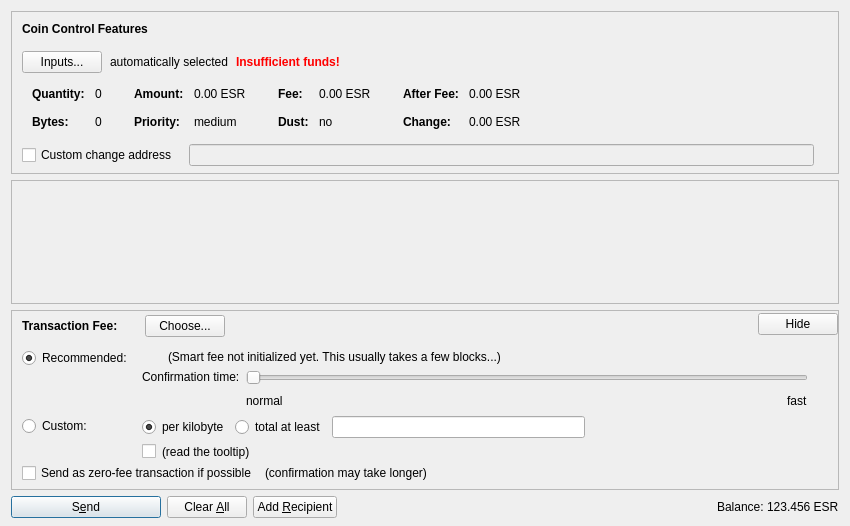
<?xml version="1.0" encoding="UTF-8"?>
<ui version="4.0">
 <class>SendCoinsDialog</class>
 <widget class="QDialog" name="SendCoinsDialog">
  <property name="geometry">
   <rect>
    <x>0</x>
    <y>0</y>
    <width>850</width>
    <height>526</height>
   </rect>
  </property>
  <property name="windowTitle">
   <string>Send Coins</string>
  </property>
  <layout class="QVBoxLayout" name="verticalLayout" stretch="0,1,0,0">
   <property name="bottomMargin">
    <number>8</number>
   </property>
   <item>
    <widget class="QFrame" name="frameCoinControl">
     <property name="sizePolicy">
      <sizepolicy hsizetype="Expanding" vsizetype="Expanding">
       <horstretch>0</horstretch>
       <verstretch>0</verstretch>
      </sizepolicy>
     </property>
     <property name="maximumSize">
      <size>
       <width>16777215</width>
       <height>16777215</height>
      </size>
     </property>
     <property name="frameShape">
      <enum>QFrame::StyledPanel</enum>
     </property>
     <property name="frameShadow">
      <enum>QFrame::Sunken</enum>
     </property>
     <layout class="QVBoxLayout" name="verticalLayoutCoinControl2">
      <property name="spacing">
       <number>0</number>
      </property>
      <property name="leftMargin">
       <number>0</number>
      </property>
      <property name="topMargin">
       <number>0</number>
      </property>
      <property name="rightMargin">
       <number>0</number>
      </property>
      <property name="bottomMargin">
       <number>6</number>
      </property>
      <item>
       <layout class="QVBoxLayout" name="verticalLayoutCoinControl" stretch="0,0,0,0,1">
        <property name="spacing">
         <number>0</number>
        </property>
        <property name="leftMargin">
         <number>10</number>
        </property>
        <property name="topMargin">
         <number>10</number>
        </property>
        <item>
         <layout class="QHBoxLayout" name="horizontalLayoutCoinControl1">
          <property name="bottomMargin">
           <number>15</number>
          </property>
          <item>
           <widget class="QLabel" name="labelCoinControlFeatures">
            <property name="sizePolicy">
             <sizepolicy hsizetype="Preferred" vsizetype="Maximum">
              <horstretch>0</horstretch>
              <verstretch>0</verstretch>
             </sizepolicy>
            </property>
            <property name="font">
             <font>
              <weight>75</weight>
              <bold>true</bold>
             </font>
            </property>
            <property name="styleSheet">
             <string notr="true">font-weight:bold;</string>
            </property>
            <property name="text">
             <string>Coin Control Features</string>
            </property>
           </widget>
          </item>
         </layout>
        </item>
        <item>
         <layout class="QHBoxLayout" name="horizontalLayoutCoinControl2" stretch="0,0,0,0">
          <property name="spacing">
           <number>8</number>
          </property>
          <property name="bottomMargin">
           <number>10</number>
          </property>
          <item>
           <widget class="QPushButton" name="pushButtonCoinControl">
            <property name="styleSheet">
             <string notr="true"/>
            </property>
            <property name="text">
             <string>Inputs...</string>
            </property>
            <property name="autoDefault">
             <bool>false</bool>
            </property>
           </widget>
          </item>
          <item>
           <widget class="QLabel" name="labelCoinControlAutomaticallySelected">
            <property name="text">
             <string>automatically selected</string>
            </property>
            <property name="margin">
             <number>5</number>
            </property>
           </widget>
          </item>
          <item>
           <widget class="QLabel" name="labelCoinControlInsuffFunds">
            <property name="font">
             <font>
              <weight>75</weight>
              <bold>true</bold>
             </font>
            </property>
            <property name="styleSheet">
             <string notr="true">color:red;font-weight:bold;</string>
            </property>
            <property name="text">
             <string>Insufficient funds!</string>
            </property>
            <property name="margin">
             <number>5</number>
            </property>
           </widget>
          </item>
          <item>
           <spacer name="horizontalSpacerCoinControl">
            <property name="orientation">
             <enum>Qt::Horizontal</enum>
            </property>
            <property name="sizeHint" stdset="0">
             <size>
              <width>40</width>
              <height>1</height>
             </size>
            </property>
           </spacer>
          </item>
         </layout>
        </item>
        <item>
         <widget class="QWidget" name="widgetCoinControl" native="true">
          <property name="sizePolicy">
           <sizepolicy hsizetype="Preferred" vsizetype="Preferred">
            <horstretch>0</horstretch>
            <verstretch>0</verstretch>
           </sizepolicy>
          </property>
          <property name="minimumSize">
           <size>
            <width>0</width>
            <height>0</height>
           </size>
          </property>
          <property name="styleSheet">
           <string notr="true"/>
          </property>
          <layout class="QHBoxLayout" name="horizontalLayoutCoinControl5">
           <property name="leftMargin">
            <number>0</number>
           </property>
           <property name="topMargin">
            <number>0</number>
           </property>
           <property name="rightMargin">
            <number>0</number>
           </property>
           <property name="bottomMargin">
            <number>0</number>
           </property>
           <item>
            <layout class="QHBoxLayout" name="horizontalLayoutCoinControl3" stretch="0,0,0,1">
             <property name="spacing">
              <number>20</number>
             </property>
             <property name="topMargin">
              <number>0</number>
             </property>
             <property name="bottomMargin">
              <number>10</number>
             </property>
             <item>
              <layout class="QFormLayout" name="formLayoutCoinControl1">
               <property name="horizontalSpacing">
                <number>10</number>
               </property>
               <property name="verticalSpacing">
                <number>14</number>
               </property>
               <property name="leftMargin">
                <number>10</number>
               </property>
               <property name="topMargin">
                <number>4</number>
               </property>
               <property name="rightMargin">
                <number>6</number>
               </property>
               <item row="0" column="0">
                <widget class="QLabel" name="labelCoinControlQuantityText">
                 <property name="font">
                  <font>
                   <weight>75</weight>
                   <bold>true</bold>
                  </font>
                 </property>
                 <property name="text">
                  <string>Quantity:</string>
                 </property>
                 <property name="margin">
                  <number>0</number>
                 </property>
                </widget>
               </item>
               <item row="0" column="1">
                <widget class="QLabel" name="labelCoinControlQuantity">
                 <property name="cursor">
                  <cursorShape>IBeamCursor</cursorShape>
                 </property>
                 <property name="contextMenuPolicy">
                  <enum>Qt::ActionsContextMenu</enum>
                 </property>
                 <property name="text">
                  <string notr="true">0</string>
                 </property>
                 <property name="margin">
                  <number>0</number>
                 </property>
                 <property name="textInteractionFlags">
                  <set>Qt::LinksAccessibleByMouse|Qt::TextSelectableByKeyboard|Qt::TextSelectableByMouse</set>
                 </property>
                </widget>
               </item>
               <item row="1" column="0">
                <widget class="QLabel" name="labelCoinControlBytesText">
                 <property name="font">
                  <font>
                   <weight>75</weight>
                   <bold>true</bold>
                  </font>
                 </property>
                 <property name="text">
                  <string>Bytes:</string>
                 </property>
                </widget>
               </item>
               <item row="1" column="1">
                <widget class="QLabel" name="labelCoinControlBytes">
                 <property name="cursor">
                  <cursorShape>IBeamCursor</cursorShape>
                 </property>
                 <property name="contextMenuPolicy">
                  <enum>Qt::ActionsContextMenu</enum>
                 </property>
                 <property name="text">
                  <string notr="true">0</string>
                 </property>
                 <property name="textInteractionFlags">
                  <set>Qt::LinksAccessibleByMouse|Qt::TextSelectableByKeyboard|Qt::TextSelectableByMouse</set>
                 </property>
                </widget>
               </item>
              </layout>
             </item>
             <item>
              <layout class="QFormLayout" name="formLayoutCoinControl2">
               <property name="horizontalSpacing">
                <number>10</number>
               </property>
               <property name="verticalSpacing">
                <number>14</number>
               </property>
               <property name="leftMargin">
                <number>6</number>
               </property>
               <property name="topMargin">
                <number>4</number>
               </property>
               <property name="rightMargin">
                <number>6</number>
               </property>
               <item row="0" column="0">
                <widget class="QLabel" name="labelCoinControlAmountText">
                 <property name="font">
                  <font>
                   <weight>75</weight>
                   <bold>true</bold>
                  </font>
                 </property>
                 <property name="text">
                  <string>Amount:</string>
                 </property>
                 <property name="margin">
                  <number>0</number>
                 </property>
                </widget>
               </item>
               <item row="0" column="1">
                <widget class="QLabel" name="labelCoinControlAmount">
                 <property name="cursor">
                  <cursorShape>IBeamCursor</cursorShape>
                 </property>
                 <property name="contextMenuPolicy">
                  <enum>Qt::ActionsContextMenu</enum>
                 </property>
                 <property name="text">
                  <string notr="true">0.00 ESR</string>
                 </property>
                 <property name="textInteractionFlags">
                  <set>Qt::LinksAccessibleByMouse|Qt::TextSelectableByKeyboard|Qt::TextSelectableByMouse</set>
                 </property>
                </widget>
               </item>
               <item row="1" column="0">
                <widget class="QLabel" name="labelCoinControlPriorityText">
                 <property name="font">
                  <font>
                   <weight>75</weight>
                   <bold>true</bold>
                  </font>
                 </property>
                 <property name="text">
                  <string>Priority:</string>
                 </property>
                </widget>
               </item>
               <item row="1" column="1">
                <widget class="QLabel" name="labelCoinControlPriority">
                 <property name="cursor">
                  <cursorShape>IBeamCursor</cursorShape>
                 </property>
                 <property name="contextMenuPolicy">
                  <enum>Qt::ActionsContextMenu</enum>
                 </property>
                 <property name="text">
                  <string notr="true">medium</string>
                 </property>
                 <property name="textInteractionFlags">
                  <set>Qt::LinksAccessibleByMouse|Qt::TextSelectableByKeyboard|Qt::TextSelectableByMouse</set>
                 </property>
                </widget>
               </item>
              </layout>
             </item>
             <item>
              <layout class="QFormLayout" name="formLayoutCoinControl3">
               <property name="horizontalSpacing">
                <number>10</number>
               </property>
               <property name="verticalSpacing">
                <number>14</number>
               </property>
               <property name="leftMargin">
                <number>6</number>
               </property>
               <property name="topMargin">
                <number>4</number>
               </property>
               <property name="rightMargin">
                <number>6</number>
               </property>
               <item row="0" column="0">
                <widget class="QLabel" name="labelCoinControlFeeText">
                 <property name="font">
                  <font>
                   <weight>75</weight>
                   <bold>true</bold>
                  </font>
                 </property>
                 <property name="text">
                  <string>Fee:</string>
                 </property>
                 <property name="margin">
                  <number>0</number>
                 </property>
                </widget>
               </item>
               <item row="0" column="1">
                <widget class="QLabel" name="labelCoinControlFee">
                 <property name="cursor">
                  <cursorShape>IBeamCursor</cursorShape>
                 </property>
                 <property name="contextMenuPolicy">
                  <enum>Qt::ActionsContextMenu</enum>
                 </property>
                 <property name="text">
                  <string notr="true">0.00 ESR</string>
                 </property>
                 <property name="textInteractionFlags">
                  <set>Qt::LinksAccessibleByMouse|Qt::TextSelectableByKeyboard|Qt::TextSelectableByMouse</set>
                 </property>
                </widget>
               </item>
               <item row="1" column="0">
                <widget class="QLabel" name="labelCoinControlLowOutputText">
                 <property name="font">
                  <font>
                   <weight>75</weight>
                   <bold>true</bold>
                  </font>
                 </property>
                 <property name="text">
                  <string>Dust:</string>
                 </property>
                </widget>
               </item>
               <item row="1" column="1">
                <widget class="QLabel" name="labelCoinControlLowOutput">
                 <property name="cursor">
                  <cursorShape>IBeamCursor</cursorShape>
                 </property>
                 <property name="contextMenuPolicy">
                  <enum>Qt::ActionsContextMenu</enum>
                 </property>
                 <property name="text">
                  <string notr="true">no</string>
                 </property>
                 <property name="textInteractionFlags">
                  <set>Qt::LinksAccessibleByMouse|Qt::TextSelectableByKeyboard|Qt::TextSelectableByMouse</set>
                 </property>
                </widget>
               </item>
              </layout>
             </item>
             <item>
              <layout class="QFormLayout" name="formLayoutCoinControl4">
               <property name="horizontalSpacing">
                <number>10</number>
               </property>
               <property name="verticalSpacing">
                <number>14</number>
               </property>
               <property name="leftMargin">
                <number>6</number>
               </property>
               <property name="topMargin">
                <number>4</number>
               </property>
               <property name="rightMargin">
                <number>6</number>
               </property>
               <item row="0" column="0">
                <widget class="QLabel" name="labelCoinControlAfterFeeText">
                 <property name="font">
                  <font>
                   <weight>75</weight>
                   <bold>true</bold>
                  </font>
                 </property>
                 <property name="text">
                  <string>After Fee:</string>
                 </property>
                 <property name="margin">
                  <number>0</number>
                 </property>
                </widget>
               </item>
               <item row="0" column="1">
                <widget class="QLabel" name="labelCoinControlAfterFee">
                 <property name="cursor">
                  <cursorShape>IBeamCursor</cursorShape>
                 </property>
                 <property name="contextMenuPolicy">
                  <enum>Qt::ActionsContextMenu</enum>
                 </property>
                 <property name="text">
                  <string notr="true">0.00 ESR</string>
                 </property>
                 <property name="textInteractionFlags">
                  <set>Qt::LinksAccessibleByMouse|Qt::TextSelectableByKeyboard|Qt::TextSelectableByMouse</set>
                 </property>
                </widget>
               </item>
               <item row="1" column="0">
                <widget class="QLabel" name="labelCoinControlChangeText">
                 <property name="font">
                  <font>
                   <weight>75</weight>
                   <bold>true</bold>
                  </font>
                 </property>
                 <property name="text">
                  <string>Change:</string>
                 </property>
                </widget>
               </item>
               <item row="1" column="1">
                <widget class="QLabel" name="labelCoinControlChange">
                 <property name="cursor">
                  <cursorShape>IBeamCursor</cursorShape>
                 </property>
                 <property name="contextMenuPolicy">
                  <enum>Qt::ActionsContextMenu</enum>
                 </property>
                 <property name="text">
                  <string notr="true">0.00 ESR</string>
                 </property>
                 <property name="textInteractionFlags">
                  <set>Qt::LinksAccessibleByMouse|Qt::TextSelectableByKeyboard|Qt::TextSelectableByMouse</set>
                 </property>
                </widget>
               </item>
              </layout>
             </item>
            </layout>
           </item>
          </layout>
         </widget>
        </item>
        <item>
         <layout class="QHBoxLayout" name="horizontalLayoutCoinControl4" stretch="0,0,0">
          <property name="spacing">
           <number>12</number>
          </property>
          <property name="sizeConstraint">
           <enum>QLayout::SetDefaultConstraint</enum>
          </property>
          <property name="topMargin">
           <number>5</number>
          </property>
          <property name="rightMargin">
           <number>5</number>
          </property>
          <item>
           <widget class="QCheckBox" name="checkBoxCoinControlChange">
            <property name="toolTip">
             <string>If this is activated, but the change address is empty or invalid, change will be sent to a newly generated address.</string>
            </property>
            <property name="text">
             <string>Custom change address</string>
            </property>
           </widget>
          </item>
          <item>
           <widget class="QValidatedLineEdit" name="lineEditCoinControlChange">
            <property name="enabled">
             <bool>false</bool>
            </property>
            <property name="sizePolicy">
             <sizepolicy hsizetype="Expanding" vsizetype="Fixed">
              <horstretch>0</horstretch>
              <verstretch>0</verstretch>
             </sizepolicy>
            </property>
           </widget>
          </item>
          <item>
           <widget class="QLabel" name="labelCoinControlChangeLabel">
            <property name="sizePolicy">
             <sizepolicy hsizetype="Preferred" vsizetype="Expanding">
              <horstretch>0</horstretch>
              <verstretch>0</verstretch>
             </sizepolicy>
            </property>
            <property name="minimumSize">
             <size>
              <width>0</width>
              <height>0</height>
             </size>
            </property>
            <property name="text">
             <string/>
            </property>
            <property name="margin">
             <number>3</number>
            </property>
           </widget>
          </item>
         </layout>
        </item>
        <item>
         <spacer name="verticalSpacerCoinControl">
          <property name="orientation">
           <enum>Qt::Vertical</enum>
          </property>
          <property name="sizeHint" stdset="0">
           <size>
            <width>800</width>
            <height>1</height>
           </size>
          </property>
         </spacer>
        </item>
       </layout>
      </item>
     </layout>
    </widget>
   </item>
   <item>
    <widget class="QScrollArea" name="scrollArea">
     <property name="widgetResizable">
      <bool>true</bool>
     </property>
     <widget class="QWidget" name="scrollAreaWidgetContents">
      <property name="geometry">
       <rect>
        <x>0</x>
        <y>0</y>
        <width>830</width>
        <height>68</height>
       </rect>
      </property>
      <layout class="QVBoxLayout" name="verticalLayout_2" stretch="0,1">
       <property name="leftMargin">
        <number>0</number>
       </property>
       <property name="topMargin">
        <number>0</number>
       </property>
       <property name="rightMargin">
        <number>0</number>
       </property>
       <property name="bottomMargin">
        <number>0</number>
       </property>
       <item>
        <layout class="QVBoxLayout" name="entries">
         <property name="spacing">
          <number>6</number>
         </property>
        </layout>
       </item>
       <item>
        <spacer name="verticalSpacer">
         <property name="orientation">
          <enum>Qt::Vertical</enum>
         </property>
         <property name="sizeHint" stdset="0">
          <size>
           <width>20</width>
           <height>40</height>
          </size>
         </property>
        </spacer>
       </item>
      </layout>
     </widget>
    </widget>
   </item>
   <item>
    <widget class="QFrame" name="frameFee">
     <property name="sizePolicy">
      <sizepolicy hsizetype="Expanding" vsizetype="Expanding">
       <horstretch>0</horstretch>
       <verstretch>0</verstretch>
      </sizepolicy>
     </property>
     <property name="maximumSize">
      <size>
       <width>16777215</width>
       <height>16777215</height>
      </size>
     </property>
     <property name="frameShape">
      <enum>QFrame::StyledPanel</enum>
     </property>
     <property name="frameShadow">
      <enum>QFrame::Sunken</enum>
     </property>
     <layout class="QVBoxLayout" name="verticalLayoutFee1">
      <property name="spacing">
       <number>0</number>
      </property>
      <property name="leftMargin">
       <number>0</number>
      </property>
      <property name="topMargin">
       <number>0</number>
      </property>
      <property name="rightMargin">
       <number>0</number>
      </property>
      <property name="bottomMargin">
       <number>0</number>
      </property>
      <item>
       <layout class="QVBoxLayout" name="verticalLayoutFee2" stretch="0,0,0">
        <property name="spacing">
         <number>0</number>
        </property>
        <property name="leftMargin">
         <number>10</number>
        </property>
        <property name="topMargin">
         <number>0</number>
        </property>
        <item>
         <layout class="QHBoxLayout" name="horizontalLayoutFee1">
          <property name="bottomMargin">
           <number>0</number>
          </property>
          <item>
           <layout class="QVBoxLayout" name="verticalLayoutFee7">
            <property name="spacing">
             <number>0</number>
            </property>
            <item>
             <spacer name="verticalSpacerSmartFee">
              <property name="orientation">
               <enum>Qt::Vertical</enum>
              </property>
              <property name="sizeType">
               <enum>QSizePolicy::Fixed</enum>
              </property>
              <property name="sizeHint" stdset="0">
               <size>
                <width>1</width>
                <height>4</height>
               </size>
              </property>
             </spacer>
            </item>
            <item>
             <layout class="QHBoxLayout" name="horizontalLayoutSmartFee">
              <property name="spacing">
               <number>10</number>
              </property>
              <item>
               <widget class="QLabel" name="labelFeeHeadline">
                <property name="sizePolicy">
                 <sizepolicy hsizetype="Preferred" vsizetype="Maximum">
                  <horstretch>0</horstretch>
                  <verstretch>0</verstretch>
                 </sizepolicy>
                </property>
                <property name="font">
                 <font>
                  <weight>75</weight>
                  <bold>true</bold>
                 </font>
                </property>
                <property name="styleSheet">
                 <string notr="true">font-weight:bold;</string>
                </property>
                <property name="text">
                 <string>Transaction Fee:</string>
                </property>
               </widget>
              </item>
              <item>
               <widget class="QLabel" name="labelFeeMinimized">
                <property name="text">
                 <string/>
                </property>
               </widget>
              </item>
              <item>
               <widget class="QPushButton" name="buttonChooseFee">
                <property name="text">
                 <string>Choose...</string>
                </property>
               </widget>
              </item>
             </layout>
            </item>
            <item>
             <spacer name="verticalSpacer_5">
              <property name="orientation">
               <enum>Qt::Vertical</enum>
              </property>
              <property name="sizeHint" stdset="0">
               <size>
                <width>1</width>
                <height>1</height>
               </size>
              </property>
             </spacer>
            </item>
           </layout>
          </item>
          <item>
           <spacer name="horizontalSpacer_4">
            <property name="orientation">
             <enum>Qt::Horizontal</enum>
            </property>
            <property name="sizeHint" stdset="0">
             <size>
              <width>40</width>
              <height>20</height>
             </size>
            </property>
           </spacer>
          </item>
          <item>
           <widget class="QPushButton" name="buttonMinimizeFee">
            <property name="toolTip">
             <string>collapse fee-settings</string>
            </property>
            <property name="text">
             <string>Hide</string>
            </property>
           </widget>
          </item>
         </layout>
        </item>
        <item>
         <widget class="QFrame" name="frameFeeSelection">
          <layout class="QVBoxLayout" name="verticalLayoutFee12">
           <property name="spacing">
            <number>0</number>
           </property>
           <property name="leftMargin">
            <number>0</number>
           </property>
           <property name="topMargin">
            <number>0</number>
           </property>
           <property name="rightMargin">
            <number>0</number>
           </property>
           <property name="bottomMargin">
            <number>0</number>
           </property>
           <item>
            <layout class="QGridLayout" name="gridLayoutFee">
             <property name="topMargin">
              <number>10</number>
             </property>
             <property name="bottomMargin">
              <number>4</number>
             </property>
             <property name="horizontalSpacing">
              <number>10</number>
             </property>
             <property name="verticalSpacing">
              <number>4</number>
             </property>
             <item row="1" column="1">
              <layout class="QVBoxLayout" name="verticalLayoutFee8">
               <property name="spacing">
                <number>6</number>
               </property>
               <item>
                <layout class="QHBoxLayout" name="horizontalLayoutFee13">
                 <item>
                  <widget class="QRadioButton" name="radioCustomPerKilobyte">
                   <property name="toolTip">
                    <string>If the custom fee is set to 1000 satoshis and the transaction is only 250 bytes, then &quot;per kilobyte&quot; only pays 250 satoshis in fee, while &quot;total at least&quot; pays 1000 satoshis. For transactions bigger than a kilobyte both pay by kilobyte.</string>
                   </property>
                   <property name="text">
                    <string>per kilobyte</string>
                   </property>
                   <property name="checked">
                    <bool>true</bool>
                   </property>
                   <attribute name="buttonGroup">
                    <string notr="true">groupCustomFee</string>
                   </attribute>
                  </widget>
                 </item>
                 <item>
                  <widget class="QRadioButton" name="radioCustomAtLeast">
                   <property name="toolTip">
                    <string>If the custom fee is set to 1000 satoshis and the transaction is only 250 bytes, then &quot;per kilobyte&quot; only pays 250 satoshis in fee, while &quot;total at least&quot; pays 1000 satoshis. For transactions bigger than a kilobyte both pay by kilobyte.</string>
                   </property>
                   <property name="text">
                    <string>total at least</string>
                   </property>
                   <attribute name="buttonGroup">
                    <string notr="true">groupCustomFee</string>
                   </attribute>
                  </widget>
                 </item>
                 <item>
                  <widget class="ElsperoAmountField" name="customFee"/>
                 </item>
                 <item>
                  <spacer name="horizontalSpacer_6">
                   <property name="orientation">
                    <enum>Qt::Horizontal</enum>
                   </property>
                   <property name="sizeHint" stdset="0">
                    <size>
                     <width>1</width>
                     <height>1</height>
                    </size>
                   </property>
                  </spacer>
                 </item>
                </layout>
               </item>
               <item>
                <layout class="QHBoxLayout" name="horizontalLayoutFee8">
                 <item>
                  <widget class="QCheckBox" name="checkBoxMinimumFee">
                   <property name="toolTip">
                    <string>Paying only the minimum fee is just fine as long as there is less transaction volume than space in the blocks. But be aware that this can end up in a never confirming transaction once there is more demand for elspero transactions than the network can process.</string>
                   </property>
                   <property name="text">
                    <string/>
                   </property>
                  </widget>
                 </item>
                 <item>
                  <widget class="QLabel" name="labelMinFeeWarning">
                   <property name="enabled">
                    <bool>true</bool>
                   </property>
                   <property name="toolTip">
                    <string>Paying only the minimum fee is just fine as long as there is less transaction volume than space in the blocks. But be aware that this can end up in a never confirming transaction once there is more demand for elspero transactions than the network can process.</string>
                   </property>
                   <property name="text">
                    <string>(read the tooltip)</string>
                   </property>
                   <property name="margin">
                    <number>5</number>
                   </property>
                  </widget>
                 </item>
                 <item>
                  <spacer name="horizontalSpacer_2">
                   <property name="orientation">
                    <enum>Qt::Horizontal</enum>
                   </property>
                   <property name="sizeHint" stdset="0">
                    <size>
                     <width>1</width>
                     <height>1</height>
                    </size>
                   </property>
                  </spacer>
                 </item>
                </layout>
               </item>
              </layout>
             </item>
             <item row="0" column="0">
              <layout class="QVBoxLayout" name="verticalLayoutFee4" stretch="0,1">
               <item>
                <widget class="QRadioButton" name="radioSmartFee">
                 <property name="text">
                  <string>Recommended:</string>
                 </property>
                 <property name="checked">
                  <bool>true</bool>
                 </property>
                 <attribute name="buttonGroup">
                  <string notr="true">groupFee</string>
                 </attribute>
                </widget>
               </item>
               <item>
                <spacer name="verticalSpacer_2">
                 <property name="orientation">
                  <enum>Qt::Vertical</enum>
                 </property>
                 <property name="sizeHint" stdset="0">
                  <size>
                   <width>1</width>
                   <height>1</height>
                  </size>
                 </property>
                </spacer>
               </item>
              </layout>
             </item>
             <item row="1" column="0">
              <layout class="QVBoxLayout" name="verticalLayoutFee9" stretch="0,1">
               <item>
                <widget class="QRadioButton" name="radioCustomFee">
                 <property name="text">
                  <string>Custom:</string>
                 </property>
                 <attribute name="buttonGroup">
                  <string notr="true">groupFee</string>
                 </attribute>
                </widget>
               </item>
               <item>
                <spacer name="verticalSpacer_6">
                 <property name="orientation">
                  <enum>Qt::Vertical</enum>
                 </property>
                 <property name="sizeHint" stdset="0">
                  <size>
                   <width>1</width>
                   <height>1</height>
                  </size>
                 </property>
                </spacer>
               </item>
              </layout>
             </item>
             <item row="0" column="1">
              <layout class="QVBoxLayout" name="verticalLayoutFee3" stretch="0,0,1">
               <property name="spacing">
                <number>6</number>
               </property>
               <property name="topMargin">
                <number>2</number>
               </property>
               <item>
                <layout class="QHBoxLayout" name="horizontalLayoutFee12">
                 <item>
                  <widget class="QLabel" name="labelSmartFee">
                   <property name="text">
                    <string/>
                   </property>
                   <property name="margin">
                    <number>2</number>
                   </property>
                  </widget>
                 </item>
                 <item>
                  <widget class="QLabel" name="labelFeeEstimation">
                   <property name="text">
                    <string/>
                   </property>
                  </widget>
                 </item>
                 <item>
                  <widget class="QLabel" name="labelSmartFee2">
                   <property name="text">
                    <string>(Smart fee not initialized yet. This usually takes a few blocks...)</string>
                   </property>
                   <property name="margin">
                    <number>2</number>
                   </property>
                  </widget>
                 </item>
                 <item>
                  <spacer name="horizontalSpacer_5">
                   <property name="orientation">
                    <enum>Qt::Horizontal</enum>
                   </property>
                   <property name="sizeHint" stdset="0">
                    <size>
                     <width>1</width>
                     <height>1</height>
                    </size>
                   </property>
                  </spacer>
                 </item>
                </layout>
               </item>
               <item>
                <layout class="QHBoxLayout" name="horizontalLayoutFee9">
                 <item>
                  <layout class="QVBoxLayout" name="verticalLayoutFee6">
                   <item>
                    <widget class="QLabel" name="labelSmartFee3">
                     <property name="text">
                      <string>Confirmation time:</string>
                     </property>
                     <property name="margin">
                      <number>2</number>
                     </property>
                    </widget>
                   </item>
                   <item>
                    <spacer name="verticalSpacer_3">
                     <property name="orientation">
                      <enum>Qt::Vertical</enum>
                     </property>
                     <property name="sizeHint" stdset="0">
                      <size>
                       <width>1</width>
                       <height>1</height>
                      </size>
                     </property>
                    </spacer>
                   </item>
                  </layout>
                 </item>
                 <item>
                  <layout class="QVBoxLayout" name="verticalLayoutFee5">
                   <property name="rightMargin">
                    <number>30</number>
                   </property>
                   <item>
                    <widget class="QSlider" name="sliderSmartFee">
                     <property name="minimum">
                      <number>0</number>
                     </property>
                     <property name="maximum">
                      <number>24</number>
                     </property>
                     <property name="pageStep">
                      <number>1</number>
                     </property>
                     <property name="value">
                      <number>0</number>
                     </property>
                     <property name="orientation">
                      <enum>Qt::Horizontal</enum>
                     </property>
                     <property name="invertedAppearance">
                      <bool>false</bool>
                     </property>
                     <property name="invertedControls">
                      <bool>false</bool>
                     </property>
                     <property name="tickPosition">
                      <enum>QSlider::NoTicks</enum>
                     </property>
                    </widget>
                   </item>
                   <item>
                    <layout class="QHBoxLayout" name="horizontalLayoutFee10">
                     <item>
                      <widget class="QLabel" name="labelSmartFeeNormal">
                       <property name="text">
                        <string>normal</string>
                       </property>
                      </widget>
                     </item>
                     <item>
                      <spacer name="horizontalSpacer_3">
                       <property name="orientation">
                        <enum>Qt::Horizontal</enum>
                       </property>
                       <property name="sizeHint" stdset="0">
                        <size>
                         <width>40</width>
                         <height>20</height>
                        </size>
                       </property>
                      </spacer>
                     </item>
                     <item>
                      <widget class="QLabel" name="labelSmartFeeFast">
                       <property name="text">
                        <string>fast</string>
                       </property>
                      </widget>
                     </item>
                    </layout>
                   </item>
                  </layout>
                 </item>
                </layout>
               </item>
               <item>
                <spacer name="verticalSpacer_4">
                 <property name="orientation">
                  <enum>Qt::Vertical</enum>
                 </property>
                 <property name="sizeHint" stdset="0">
                  <size>
                   <width>1</width>
                   <height>1</height>
                  </size>
                 </property>
                </spacer>
               </item>
              </layout>
             </item>
            </layout>
           </item>
           <item>
            <layout class="QHBoxLayout" name="horizontalLayoutFee5" stretch="0,0,0">
             <property name="spacing">
              <number>8</number>
             </property>
             <property name="bottomMargin">
              <number>4</number>
             </property>
             <item>
              <widget class="QCheckBox" name="checkBoxFreeTx">
               <property name="text">
                <string>Send as zero-fee transaction if possible</string>
               </property>
              </widget>
             </item>
             <item>
              <widget class="QLabel" name="labelFreeTx">
               <property name="text">
                <string>(confirmation may take longer)</string>
               </property>
               <property name="margin">
                <number>5</number>
               </property>
              </widget>
             </item>
             <item>
              <spacer name="horizontalSpacerFee5">
               <property name="orientation">
                <enum>Qt::Horizontal</enum>
               </property>
               <property name="sizeHint" stdset="0">
                <size>
                 <width>1</width>
                 <height>1</height>
                </size>
               </property>
              </spacer>
             </item>
            </layout>
           </item>
           <item>
            <spacer name="verticalSpacerFee2">
             <property name="orientation">
              <enum>Qt::Vertical</enum>
             </property>
             <property name="sizeHint" stdset="0">
              <size>
               <width>1</width>
               <height>1</height>
              </size>
             </property>
            </spacer>
           </item>
          </layout>
         </widget>
        </item>
        <item>
         <spacer name="verticalSpacerFee">
          <property name="orientation">
           <enum>Qt::Vertical</enum>
          </property>
          <property name="sizeHint" stdset="0">
           <size>
            <width>800</width>
            <height>1</height>
           </size>
          </property>
         </spacer>
        </item>
       </layout>
      </item>
     </layout>
    </widget>
   </item>
   <item>
    <layout class="QHBoxLayout" name="horizontalLayout">
     <item>
      <widget class="QPushButton" name="sendButton">
       <property name="minimumSize">
        <size>
         <width>150</width>
         <height>0</height>
        </size>
       </property>
       <property name="toolTip">
        <string>Confirm the send action</string>
       </property>
       <property name="text">
        <string>S&amp;end</string>
       </property>
       <property name="icon">
        <iconset resource="../elspero.qrc">
         <normaloff>:/icons/send</normaloff>:/icons/send</iconset>
       </property>
       <property name="autoDefault">
        <bool>false</bool>
       </property>
       <property name="default">
        <bool>true</bool>
       </property>
      </widget>
     </item>
     <item>
      <widget class="QPushButton" name="clearButton">
       <property name="sizePolicy">
        <sizepolicy hsizetype="Minimum" vsizetype="Fixed">
         <horstretch>0</horstretch>
         <verstretch>0</verstretch>
        </sizepolicy>
       </property>
       <property name="toolTip">
        <string>Clear all fields of the form.</string>
       </property>
       <property name="text">
        <string>Clear &amp;All</string>
       </property>
       <property name="icon">
        <iconset resource="../elspero.qrc">
         <normaloff>:/icons/remove</normaloff>:/icons/remove</iconset>
       </property>
       <property name="autoDefault">
        <bool>false</bool>
       </property>
      </widget>
     </item>
     <item>
      <widget class="QPushButton" name="addButton">
       <property name="toolTip">
        <string>Send to multiple recipients at once</string>
       </property>
       <property name="text">
        <string>Add &amp;Recipient</string>
       </property>
       <property name="icon">
        <iconset resource="../elspero.qrc">
         <normaloff>:/icons/add</normaloff>:/icons/add</iconset>
       </property>
       <property name="autoDefault">
        <bool>false</bool>
       </property>
      </widget>
     </item>
     <item>
      <spacer name="horizontalSpacer">
       <property name="orientation">
        <enum>Qt::Horizontal</enum>
       </property>
       <property name="sizeHint" stdset="0">
        <size>
         <width>40</width>
         <height>20</height>
        </size>
       </property>
      </spacer>
     </item>
     <item>
      <layout class="QHBoxLayout" name="horizontalLayout_2">
       <property name="spacing">
        <number>3</number>
       </property>
       <item>
        <widget class="QLabel" name="label">
         <property name="sizePolicy">
          <sizepolicy hsizetype="Preferred" vsizetype="Fixed">
           <horstretch>0</horstretch>
           <verstretch>0</verstretch>
          </sizepolicy>
         </property>
         <property name="text">
          <string>Balance:</string>
         </property>
        </widget>
       </item>
       <item>
        <widget class="QLabel" name="labelBalance">
         <property name="sizePolicy">
          <sizepolicy hsizetype="Preferred" vsizetype="Fixed">
           <horstretch>0</horstretch>
           <verstretch>0</verstretch>
          </sizepolicy>
         </property>
         <property name="cursor">
          <cursorShape>IBeamCursor</cursorShape>
         </property>
         <property name="text">
          <string notr="true">123.456 ESR</string>
         </property>
         <property name="textInteractionFlags">
          <set>Qt::LinksAccessibleByMouse|Qt::TextSelectableByKeyboard|Qt::TextSelectableByMouse</set>
         </property>
        </widget>
       </item>
      </layout>
     </item>
    </layout>
   </item>
  </layout>
 </widget>
 <customwidgets>
  <customwidget>
   <class>QValidatedLineEdit</class>
   <extends>QLineEdit</extends>
   <header>qvalidatedlineedit.h</header>
  </customwidget>
  <customwidget>
   <class>ElsperoAmountField</class>
   <extends>QLineEdit</extends>
   <header>elsperoamountfield.h</header>
   <container>1</container>
  </customwidget>
 </customwidgets>
 <resources>
  <include location="../elspero.qrc"/>
 </resources>
 <connections/>
 <buttongroups>
  <buttongroup name="groupFee"/>
  <buttongroup name="groupCustomFee"/>
 </buttongroups>
</ui>
